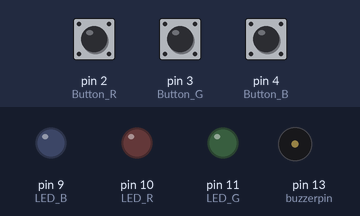
A sketch run on a simulated Arduino Uno, built with avr-gcc and run on an emulated ATmega328P. On the bench: output pins drawn as LEDs (lit = HIGH), buzzer (waves = sounding). The inputs (shaded band) are chosen by the test bench; at power-on: pin 2 (Button_R) HIGH, pin 3 (Button_G) HIGH, pin 4 (Button_B) HIGH. At 3.6 s the program stops and its outputs stay as they are.

Above: at 1.2 s.
1.3 s: pin 2 (Button_R) pulled LOW for 0.15 s
At 2.0 s:
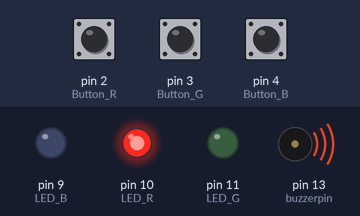
At 4.5 s:
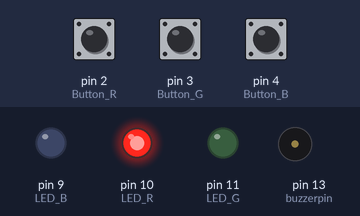
Timing chart, 0 to 5.1 s (numbered marks = the images above; inputs shaded):
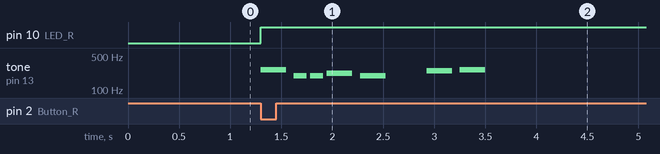

Measured:
- after the input at 1.3 s, pin 10 (LED_R): LOW → HIGH at once; tone on pin 13 (buzzerpin): plays 262 Hz for 0.25 s, 196 Hz for 0.13 s, 196 Hz for 0.13 s, 220 Hz for 0.25 s, 196 Hz for 0.25 s, 247 Hz for 0.25 s … (7 notes in this stretch), starting at once

The sketch:

responder.ino
```cpp
// (licence header left out)
#include "pitches.h"

int melody[] = {

NOTE_C4, NOTE_G3,NOTE_G3, NOTE_A3, NOTE_G3,0, NOTE_B3, NOTE_C4

};

int noteDurations[] = {

4, 8, 8, 4,4,4,4,4

};

int buzzerpin=13;//Set buzzer digital pin 13
int LED_R = 10;  //LED_R connect I/O 10 of Arduino
int LED_G = 11;  //LED_G connect I/O 11 of Arduino
int LED_B = 9;   //LED_B connect I/O 9 of Arduino
int Button_R = 2;//Define Red button IO
int Button_G = 3;//Define Green Button IO
int Button_B = 4;//Define Blue button IO
int val1,val2,val3;

/*
* Function       setup
* @author        Jessica
* @date          2019.8.21
* @brief         Initial configuration
* @param[in]     void
* @retval        void
* @par History   no
*/
void setup()
{
  pinMode(LED_R, OUTPUT);//set red light pin to output mode
  pinMode(LED_G, OUTPUT);//set green light pin to output mode
  pinMode(LED_B, OUTPUT);//set blue light pin to output mode
  pinMode(Button_R, INPUT);//set red button pin to input mode
  digitalWrite(Button_R ,HIGH);//set red digital pin to high level
  pinMode(Button_G, INPUT);//set green button pin to input mode
  digitalWrite(Button_G ,HIGH);//set green digital pin to high level
  pinMode(Button_B, INPUT);//set blue button pin to input mode
  digitalWrite(Button_B ,HIGH);//set blue digital pin to high level
}

/*
* Function       PlayTest
* @author        Jessica
* @date          2019.8.21
* @brief         Play music
* @param[in]     void
* @retval        void
* @par History   no
*/
void PlayTest()
{
  for (int thisNote = 0; thisNote < 8; thisNote++)

  {
 //to calculate the note duration, take one second
 //divided by the note type.
 // e.g. quarter note = 1000 / 4, eighth note = 1000/8, etc.
  int noteDuration = 1000/noteDurations[thisNote];
  tone(buzzerpin, melody[thisNote],noteDuration);
  int pauseBetweenNotes = noteDuration * 1.30;
  delay(pauseBetweenNotes);
  noTone(buzzerpin);

  }
}

/*
* Function       setup
* @author        Jessica
* @date          2019.8.21
* @brief         main function
* @param[in]     void
* @retval        void
* @par History   no
*/
void loop()
{
  val1 = digitalRead(Button_R);//Read digital level 2 and assign it to val
  if(val1 == LOW)//Detect whether the button is pressed, the small light is on when the button is pressed
  {
    digitalWrite(LED_R,   HIGH);//Light up red light
    PlayTest();
    while(1);//After the red light turns on, it stays in the infinite loop to keep the red light
  }
  else
  {
    digitalWrite(LED_R,   LOW);//otherwise red light is closed
  }
  val2 = digitalRead(Button_G);//Read digital level 3 and assign it to val
  if(val2 == LOW)//Detect whether the button is pressed, the small light is on when the button is pressed
  {
    digitalWrite(LED_G,  HIGH);//Light up green light
    PlayTest();
    while(1);//After the green light turns on, it stays in the infinite loop to keep the green light
  }
  else
  {
    digitalWrite(LED_G,  LOW);//otherwise green light is closed
  }
  val3 = digitalRead(Button_B);//Read digital level 4 and assign it to val
  if(val3 == LOW)//Detect whether the button is pressed, the small light is on when the button is pressed
  {
    digitalWrite(LED_B, HIGH);//Light up blue light
    PlayTest();
    while(1);//After the bluelight turns on, it stays in the infinite loop to keep the blue light
  }
  else
  {
    digitalWrite(LED_B, LOW);//otherwise blue light is closed
  }
}
```

pitches.h
```cpp
/************************************************* * Public Constants *************************************************/
#define NOTE_B0 31
#define NOTE_C1 33
#define NOTE_CS1 35
#define NOTE_D1 37
#define NOTE_DS1 39
#define NOTE_E1 41
#define NOTE_F1 44
#define NOTE_FS1 46
#define NOTE_G1 49
#define NOTE_GS1 52
#define NOTE_A1 55
#define NOTE_AS1 58
#define NOTE_B1 62
#define NOTE_C2 65
#define NOTE_CS2 69
#define NOTE_D2 73
#define NOTE_DS2 78
#define NOTE_E2 82
#define NOTE_F2 87
#define NOTE_FS2 93
#define NOTE_G2 98
#define NOTE_GS2 104
#define NOTE_A2 110
#define NOTE_AS2 117
#define NOTE_B2 123
#define NOTE_C3 131
#define NOTE_CS3 139
#define NOTE_D3 147
#define NOTE_DS3 156
#define NOTE_E3 165
#define NOTE_F3 175
#define NOTE_FS3 185
#define NOTE_G3 196
#define NOTE_GS3 208
#define NOTE_A3 220
#define NOTE_AS3 233
#define NOTE_B3 247
#define NOTE_C4 262
#define NOTE_CS4 277
#define NOTE_D4 294
#define NOTE_DS4 311
#define NOTE_E4 330
#define NOTE_F4 349
#define NOTE_FS4 370
#define NOTE_G4 392
#define NOTE_GS4 415
#define NOTE_A4 440
#define NOTE_AS4 466
#define NOTE_B4 494
#define NOTE_C5 523
#define NOTE_CS5 554
#define NOTE_D5 587
#define NOTE_DS5 622
#define NOTE_E5 659
#define NOTE_F5 698
#define NOTE_FS5 740
#define NOTE_G5 784
#define NOTE_GS5 831
#define NOTE_A5 880
#define NOTE_AS5 932
#define NOTE_B5 988
#define NOTE_C6 1047
#define NOTE_CS6 1109
#define NOTE_D6 1175
#define NOTE_DS6 1245
#define NOTE_E6 1319
#define NOTE_F6 1397
#define NOTE_FS6 1480
#define NOTE_G6 1568
#define NOTE_GS6 1661
#define NOTE_A6 1760
#define NOTE_AS6 1865
#define NOTE_B6 1976
#define NOTE_C7 2093
#define NOTE_CS7 2217
#define NOTE_D7 2349
#define NOTE_DS7 2489
#define NOTE_E7 2637
#define NOTE_F7 2794
#define NOTE_FS7 2960
#define NOTE_G7 3136
#define NOTE_GS7 3322
#define NOTE_A7 3520
#define NOTE_AS7 3729
#define NOTE_B7 3951
#define NOTE_C8 4186
#define NOTE_CS8 4435
#define NOTE_D8 4699
#define NOTE_DS8 4978
```
